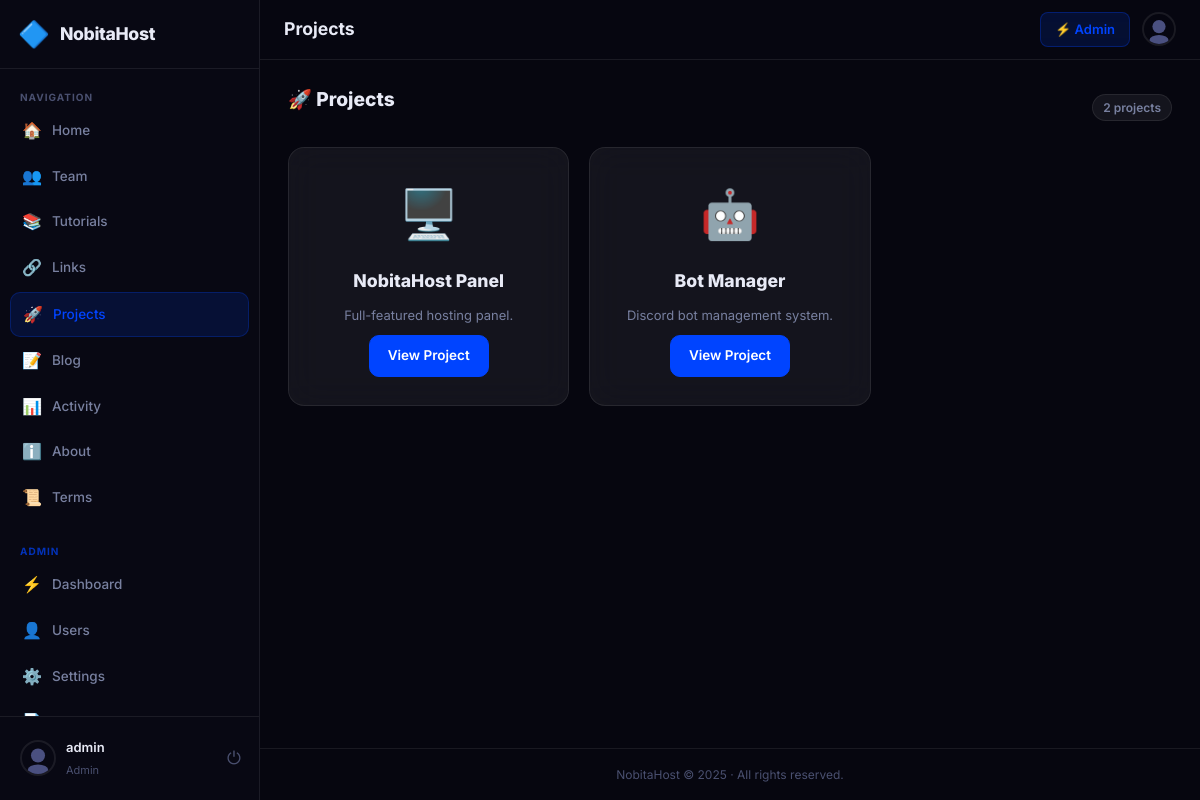
/index.php?page=projects (signed in), run on the app's committed database.
### tables this page shows
CREATE TABLE users (
      id INTEGER PRIMARY KEY AUTOINCREMENT,
      username TEXT UNIQUE NOT NULL,
      email TEXT UNIQUE NOT NULL,
      password TEXT NOT NULL,
      role TEXT NOT NULL DEFAULT 'user',
      status TEXT NOT NULL DEFAULT 'active',
      owner_id INTEGER DEFAULT NULL,
      profile_pic TEXT DEFAULT '',
      bio TEXT DEFAULT '',
      two_factor_enabled INTEGER NOT NULL DEFAULT 0,
      two_factor_secret TEXT DEFAULT NULL,
      is_demo INTEGER NOT NULL DEFAULT 0,
      last_login TEXT,
      last_ip TEXT DEFAULT '',
      created_at TEXT NOT NULL DEFAULT (datetime('now'))
    );

CREATE TABLE projects (
      id INTEGER PRIMARY KEY AUTOINCREMENT,
      name TEXT NOT NULL,
      description TEXT DEFAULT '',
      url TEXT DEFAULT '',
      button TEXT DEFAULT 'View Project',
      icon TEXT DEFAULT '🚀',
      sort_order INTEGER NOT NULL DEFAULT 0,
      created_at TEXT NOT NULL DEFAULT (datetime('now'))
    );

CREATE TABLE content_pages (
      id INTEGER PRIMARY KEY AUTOINCREMENT,
      slug TEXT UNIQUE NOT NULL,
      title TEXT NOT NULL,
      content TEXT DEFAULT '',
      updated_at TEXT,
      updated_by INTEGER
    );

### index.php (called while the page is built, shortened)
<?php
require_once __DIR__ . '/auth.php';
require_once __DIR__ . '/settings.php';
require_once __DIR__ . '/helpers.php';
require_once __DIR__ . '/mailer.php';
$page = $_GET['page'] ?? 'home';
$routes = [
    'login'        => ['pages/auth/login.php',     false, false],
    'register'     => ['pages/auth/register.php',  false, false],
    'logout'       => ['pages/auth/logout.php',    false, false],
    'forgot'       => ['pages/auth/forgot.php',    false, false],
    'reset'        => ['pages/auth/reset.php',     false, false],
    'verify-2fa'   => ['pages/auth/verify-2fa.php',false, false],
    'home'         => ['pages/user/home.php',         true, false],
    'profile'      => ['pages/user/profile.php',      true, false],
    'team'         => ['pages/user/team.php',          true, false],
    'about'        => ['pages/user/about.php',         true, false],
    'tutorials'    => ['pages/user/tutorials.php',     true, false],
    'projects'     => ['pages/user/projects.php',      true, false],
    'links'        => ['pages/user/links.php',         true, false],
    'activity'     => ['pages/user/activity.php',      true, false],
    'blog'         => ['pages/user/blog.php',          true, false],
    'blog-post'    => ['pages/user/blog-post.php',     true, false],
    'terms'        => ['pages/user/terms.php',         true, false],
    'admin'        => ['pages/admin/dashboard.php',   true, true],
    'admin-users'  => ['pages/admin/users.php',       true, true],
    'admin-settings' => ['pages/admin/settings.php', true, true],
    'admin-content'  => ['pages/admin/content.php',  true, true],
    'admin-tutorials'=> ['pages/admin/tutorials.php', true, true],
    'admin-blog'     => ['pages/admin/blog.php',      true, true],
    'admin-activity' => ['pages/admin/activity.php',  true, true],
    'admin-roles'    => ['pages/admin/roles.php',     true, true],
    'admin-links'    => ['pages/admin/links.php',     true, true],
    'admin-projects' => ['pages/admin/projects.php',  true, true],
];
[$file, $needsAuth, $needsAdmin] = $routes[$page];
$filePath = __DIR__ . '/' . $file;
include $filePath;

### helpers.php (called while the page is built, shortened)
<?php
function h(string $str): string {
    return htmlspecialchars($str, ENT_QUOTES | ENT_HTML5, 'UTF-8');
}
function avatarUrl(?string $profilePic, string $username): string {
    return 'public/img/avatar.svg';
}

### auth.php (called while the page is built, shortened)
<?php
function currentUser(): ?array {
    $db   = getDB();
    $stmt = $db->prepare("SELECT * FROM users WHERE id = ?");
    $stmt->execute([$_SESSION['user_id']]);
    $u = $stmt->fetch();
    return $u;
}
function requireLogin(): array {
    $user = currentUser();
    return $user;
}
function isAdmin(?array $user): bool {
    return $user && $user['role'] === 'admin';
}

### settings.php (called while the page is built, shortened)
<?php
function getContentPage(string $slug): ?array {
    $db   = getDB();
    $stmt = $db->prepare("SELECT * FROM content_pages WHERE slug = ?");
    $stmt->execute([$slug]);
    return $stmt->fetch() ?: null;
}

### pages/user/projects.php (the view, shortened to what this page needs)
<?php
$user     = requireLogin();
$pageId   = 'projects';
$db       = getDB();
$projects = $db->query("SELECT * FROM projects ORDER BY sort_order, id")->fetchAll();
?>
<div class="projects-page">
  <div class="section-header">
    <h2 class="section-title">🚀 Projects</h2>
    <span class="count-badge"><?= count($projects) ?> projects</span>
  </div>
  <?php if (empty($projects)): ?>
  <div class="card empty-state">
    <span class="empty-icon">🚀</span>
    <h3>No projects yet</h3>
  </div>
  <?php else: ?>
  <div class="projects-page-grid">
    <?php foreach ($projects as $proj): ?>
    <div class="project-page-card card">
      <div class="project-icon-lg"><?= h($proj['icon']) ?></div>
      <h3 class="project-name"><?= h($proj['name']) ?></h3>
      <p class="project-desc"><?= h($proj['description']) ?></p>
      <?php if ($proj['url']): ?>
      <a href="<?= h($proj['url']) ?>" target="_blank" rel="noopener" class="btn btn-primary"><?= h($proj['button']) ?></a>
      <?php endif; ?>
    </div>
    <?php endforeach; ?>
  </div>
  <?php endif; ?>
</div>
<?php
include __DIR__ . '/../../views/layout.php';

### views/partials/sidebar.php (shortened to what this page needs)
<?php
$s         = $s ?? getSettings();
$user      = $user ?? currentUser();
$panelName = h($s['panel_name'] ?? 'NobitaHost');
$logoType  = $s['logo_type'] ?? 'emoji';
$logoEmoji = h($s['logo_emoji'] ?? '🔷');
$logoUrl   = h($s['logo_url'] ?? '');
$isAdmin   = isAdmin($user);
$pageId    = $pageId ?? '';
$navItems = [
    ['icon'=>'🏠','label'=>'Home',      'page'=>'home'],
    ['icon'=>'👥','label'=>'Team',       'page'=>'team'],
    ['icon'=>'📚','label'=>'Tutorials',  'page'=>'tutorials'],
    ['icon'=>'🔗','label'=>'Links',      'page'=>'links'],
    ['icon'=>'🚀','label'=>'Projects',   'page'=>'projects'],
    ['icon'=>'📝','label'=>'Blog',       'page'=>'blog'],
    ['icon'=>'📊','label'=>'Activity',   'page'=>'activity'],
    ['icon'=>'ℹ️', 'label'=>'About',     'page'=>'about'],
    ['icon'=>'📜','label'=>'Terms',      'page'=>'terms'],
];
$adminItems = [
    ['icon'=>'⚡','label'=>'Dashboard',  'page'=>'admin'],
    ['icon'=>'👤','label'=>'Users',      'page'=>'admin-users'],
    ['icon'=>'⚙️', 'label'=>'Settings',  'page'=>'admin-settings'],
    ['icon'=>'📄','label'=>'Content',    'page'=>'admin-content'],
    ['icon'=>'🎥','label'=>'Tutorials',  'page'=>'admin-tutorials'],
    ['icon'=>'✏️', 'label'=>'Blog',      'page'=>'admin-blog'],
    ['icon'=>'🔗','label'=>'Links',      'page'=>'admin-links'],
    ['icon'=>'🚀','label'=>'Projects',   'page'=>'admin-projects'],
    ['icon'=>'📋','label'=>'Activity',   'page'=>'admin-activity'],
];
?>
<aside class="sidebar" id="sidebar">
  <div class="sidebar-header">
    <a href="index.php?page=home" class="sidebar-brand">
      <?php if ($logoType === 'image' && $logoUrl): ?>
        <img src="<?= $logoUrl ?>" alt="logo" class="brand-logo-img">
      <?php else: ?>
        <span class="brand-logo-emoji"><?= $logoEmoji ?></span>
      <?php endif; ?>
      <span class="brand-name"><?= $panelName ?></span>
    </a>
  </div>
  <nav class="sidebar-nav">
    <div class="nav-section">
      <span class="nav-section-label">Navigation</span>
      <?php foreach ($navItems as $item): ?>
      <a href="index.php?page=<?= $item['page'] ?>"
         class="nav-item <?= ($pageId === $item['page']) ? 'active' : '' ?>">
        <span class="nav-icon"><?= $item['icon'] ?></span>
        <span class="nav-label"><?= $item['label'] ?></span>
      </a>
      <?php endforeach; ?>
    </div>
    <?php if ($isAdmin): ?>
    <div class="nav-section nav-admin">
      <span class="nav-section-label">Admin</span>
      <?php foreach ($adminItems as $item): ?>
      <a href="index.php?page=<?= $item['page'] ?>"
         class="nav-item <?= ($pageId === $item['page']) ? 'active' : '' ?>">
        <span class="nav-icon"><?= $item['icon'] ?></span>
        <span class="nav-label"><?= $item['label'] ?></span>
      </a>
      <?php endforeach; ?>
    </div>
    <?php endif; ?>
  </nav>
  <div class="sidebar-footer">
    <a href="index.php?page=profile" class="sidebar-user">
      <img src="<?= h(avatarUrl($user['profile_pic'] ?? '', $user['username'])) ?>"
           alt="avatar" class="sidebar-avatar" onerror="this.src='public/img/avatar.svg'">
      <div class="sidebar-user-info">
        <span class="sidebar-username"><?= h($user['username']) ?></span>
        <span class="sidebar-role <?= h($user['role']) ?>"><?= ucfirst(h($user['role'])) ?></span>
      </div>
    </a>
    <a href="index.php?page=logout" class="sidebar-logout" title="Logout">⏻</a>
  </div>
</aside>

### views/partials/footer.php
<?php
$s         = $s ?? getSettings();
$panelName = h($s['panel_name'] ?? 'NobitaHost');
$footerPage = getContentPage('footer');
$footerText = $footerPage ? $footerPage['content'] : "{$panelName} &copy; " . date('Y');
?>
<footer class="app-footer">
  <p><?= $footerText ?></p>
</footer>

### data on the page
users: username "admin", role "Admin"
projects: icon "🖥️", name "NobitaHost Panel", description "Full-featured hosting panel.", button "View Project"
projects: icon "🤖", name "Bot Manager", description "Discord bot management system.", button "View Project"
content_pages: content "NobitaHost © 2025 · All rights reserved."

### other printed values
$logoEmoji "🔷"
$panelName "NobitaHost"
$item['icon'] "🏠"
$item['label'] "Home"
$item['icon'] "👥"
$item['label'] "Team"
$item['icon'] "📚"
$item['label'] "Tutorials"
$item['icon'] "🔗"
$item['label'] "Links"
$item['icon'] "🚀"
$item['label'] "Projects"
$item['icon'] "📝"
$item['label'] "Blog"
$item['icon'] "📊"
